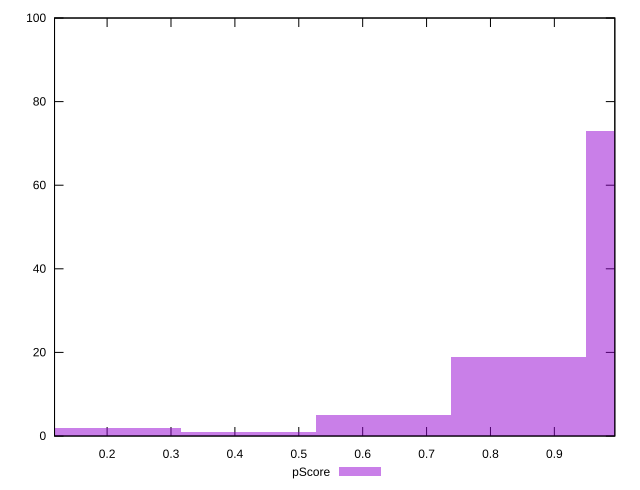

Write gnuplot code to recreate this figure.
reset

$pScore <<EOF
0.8437143274397775 19
1.0546429092997218 73
0.6327857455798331 5
0.21092858185994437 2
0.42185716371988874 1
EOF

set key outside below
set boxwidth 0.21092858185994437
set xrange [0.11771910535012076:0.9946375893622611]
set yrange [0:100]
set trange [0:100]
set style fill transparent solid 0.5 noborder
set terminal svg size 640, 490 enhanced background rgb 'white'
set output "report_00017_2021-02-10T15-08-03.406Z/max-potential-fid/samples/pages+cached+noadtech/pScore/histogram.svg"

plot $pScore title "pScore" with boxes

reset
